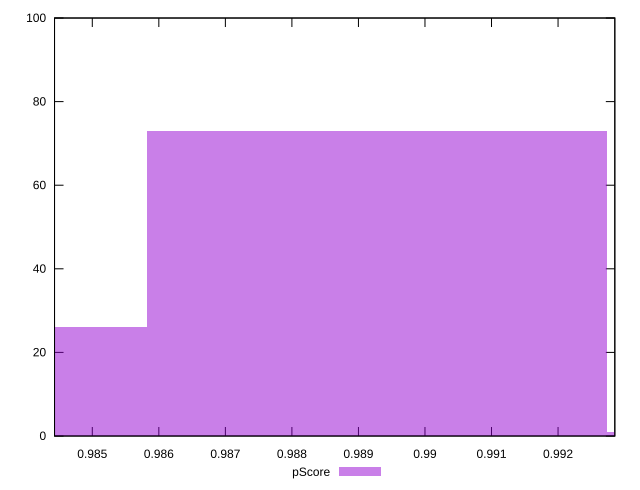

Recreate this plot in gnuplot.
reset

$pScore <<EOF
0.9892782186657394 73
0.9823601891645805 26
0.9961962481668984 1
EOF

set key outside below
set boxwidth 0.006918029501159017
set xrange [0.984432448006168:0.992853281798374]
set yrange [0:100]
set trange [0:100]
set style fill transparent solid 0.5 noborder
set terminal svg size 640, 490 enhanced background rgb 'white'
set output "reports/report_00030_2021-02-24T20-42-31.540Z/first-contentful-paint/samples/music/pScore/histogram.svg"

plot $pScore title "pScore" with boxes

reset
